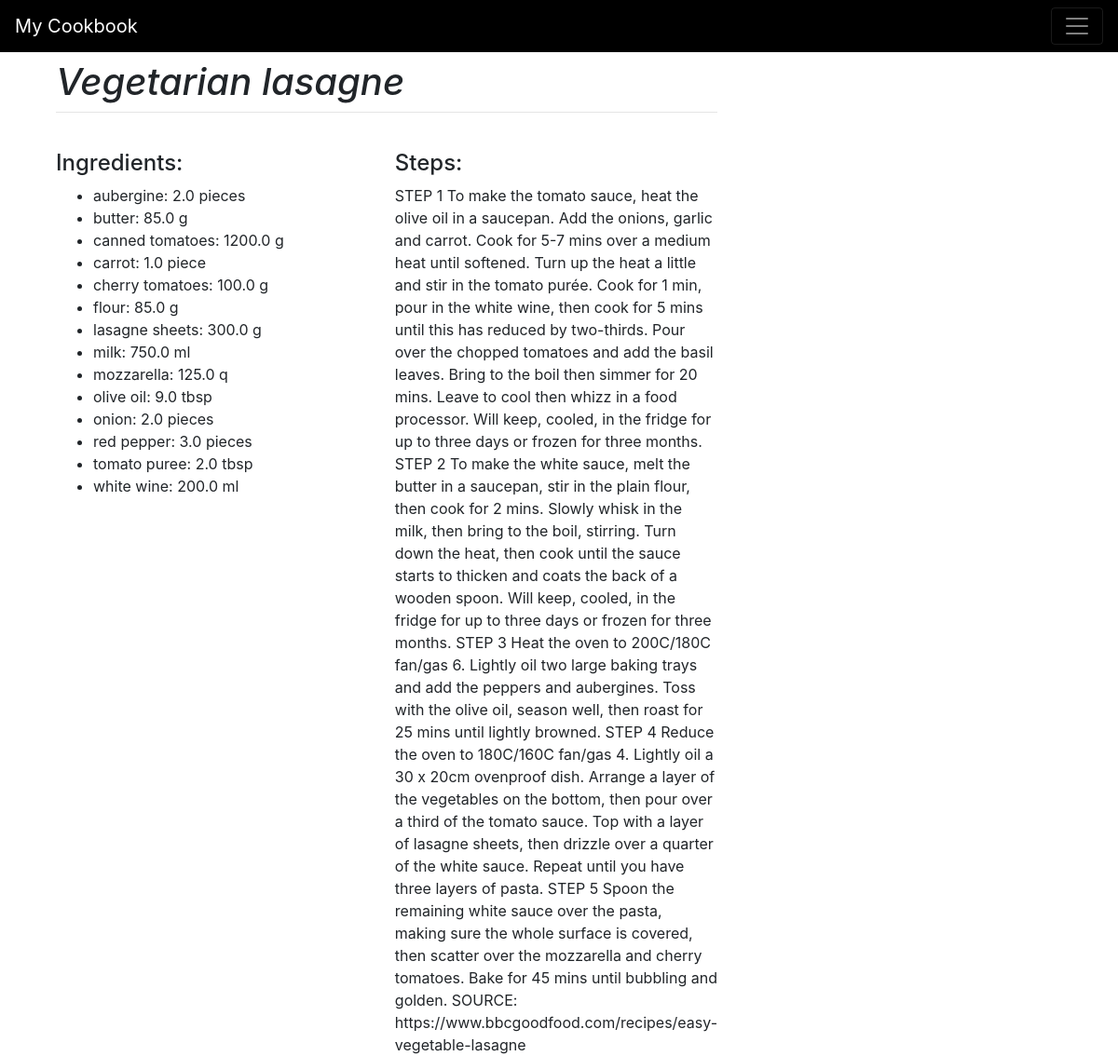
The page /22/ on the database its author committed.
### main/models.py (models this page shows, shortened)
class RecipeName(models.Model):
    name = models.CharField(max_length=200)
    steps = models.TextField()
    class Meta:
        ordering = ['name']

class Ingredient(models.Model):
    ingredient_name = models.CharField(max_length=200)
    quantity = models.FloatField()
    quantity_unit = models.CharField(max_length=10)
    recipes = models.ForeignKey(RecipeName, on_delete=models.CASCADE)
    class Meta:
        ordering = ['ingredient_name']

### main/views.py (the view)
# urls.py: path("<int:id>/", views.index, name="index"),
def index(response, id):
    r = RecipeName.objects.get(id=id)
    return render(response, "main/recipe.html", {"r":r})

### main/templates/main/recipe.html (shortened to what this page needs)
{% extends "main/base.html" %}
{% block content %}
    <h1 class="mt-2"><i>{{r.name}}</i></h1>
    <hr class="mt-0">
    <br>
    <div class="row">
        <div class="col">
            <h4>Ingredients:</h4>
            <ul>
                {% for item in r.ingredient_set.all %}
                    <li>{{item.ingredient_name}}: {{item.quantity}} {{item.quantity_unit}}</li>
                {% endfor %}
            </ul>
        </div>
        <div class="col">
            <h4>Steps:</h4>
            {{r.steps}}
        </div>
    </div>
{% endblock %}

### rows shown on the page
RecipeName: name "Vegetarian lasagne", steps "STEP 1 To make the tomato sauce, heat the olive oil in a saucepan. Add the onions, garlic and carrot. Cook for 5-7 mins over a medium heat until softened. Turn up the heat a little and stir in the tomato purée. Cook for 1 min, pour in the white wine, then cook for 5 mins until this has reduced by two-thirds. Pour over the chopped tomatoes and add the basil leaves. Bring to the boil then simmer for 20 mins. Leave to cool then whizz in a food processor. Will keep, cooled, in the fridge for up to three days or frozen for three months. STEP 2 To make the white sauce, melt the butter in a saucepan, stir in the plain flour, then cook for 2 mins. Slowly whisk in the milk, then bring to the boil,…"
Ingredient: ingredient_name "aubergine", quantity "2.0", quantity_unit "pieces"
Ingredient: ingredient_name "butter", quantity "85.0", quantity_unit "g"
Ingredient: ingredient_name "canned tomatoes", quantity "1200.0", quantity_unit "g"
Ingredient: ingredient_name "carrot", quantity "1.0", quantity_unit "piece"
Ingredient: ingredient_name "cherry tomatoes", quantity "100.0", quantity_unit "g"
Ingredient: ingredient_name "flour", quantity "85.0", quantity_unit "g"
Ingredient: ingredient_name "lasagne sheets", quantity "300.0", quantity_unit "g"
Ingredient: ingredient_name "milk", quantity "750.0", quantity_unit "ml"
Ingredient: ingredient_name "mozzarella", quantity "125.0", quantity_unit "q"
Ingredient: ingredient_name "olive oil", quantity "9.0", quantity_unit "tbsp"
Ingredient: ingredient_name "onion", quantity "2.0", quantity_unit "pieces"
Ingredient: ingredient_name "red pepper", quantity "3.0", quantity_unit "pieces"
Ingredient: ingredient_name "tomato puree", quantity "2.0", quantity_unit "tbsp"
Ingredient: ingredient_name "white wine", quantity "200.0", quantity_unit "ml"
